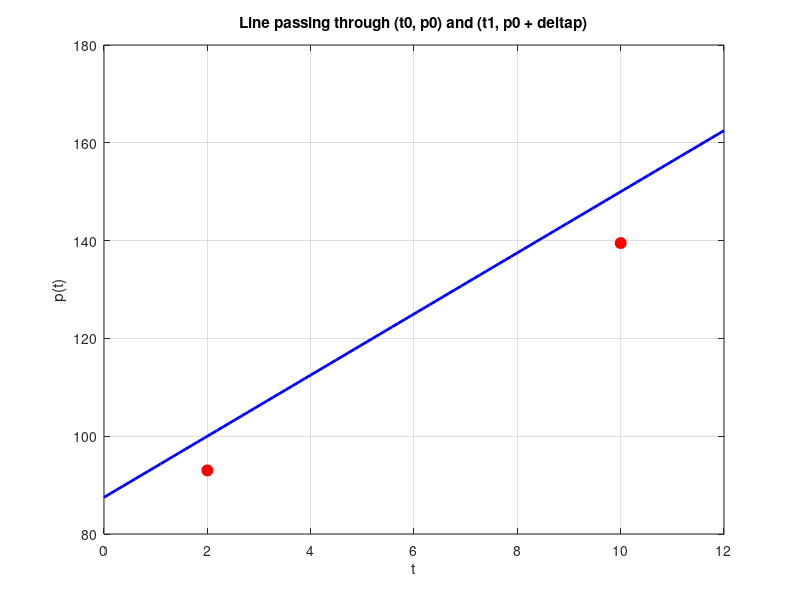

MATLAB code for this plot:
% Given values
t0 = 2;
p0 = 93;
t1 = 10;
deltap = 50;
P_h = 100
delta_P= 1+0.5;

p_slope = (P_h*delta_P -P_h) / (t1 - 2); 
% Define the linear gradual loading equation
p = @(t) P_h + p_slope * (t - 2);

% Time vector for plotting
t = linspace(t0 - 2, t1 + 2, 100);

% Plot
plot(t, p(t), 'b-', 'LineWidth', 2);
hold on;
plot([t0 t1], [p0 p0*delta_P], 'ro', 'MarkerSize', 8, 'MarkerFaceColor', 'r');
xlabel('t');
ylabel('p(t)');
title('Line passing through (t0, p0) and (t1, p0 + deltap)');
grid on;
